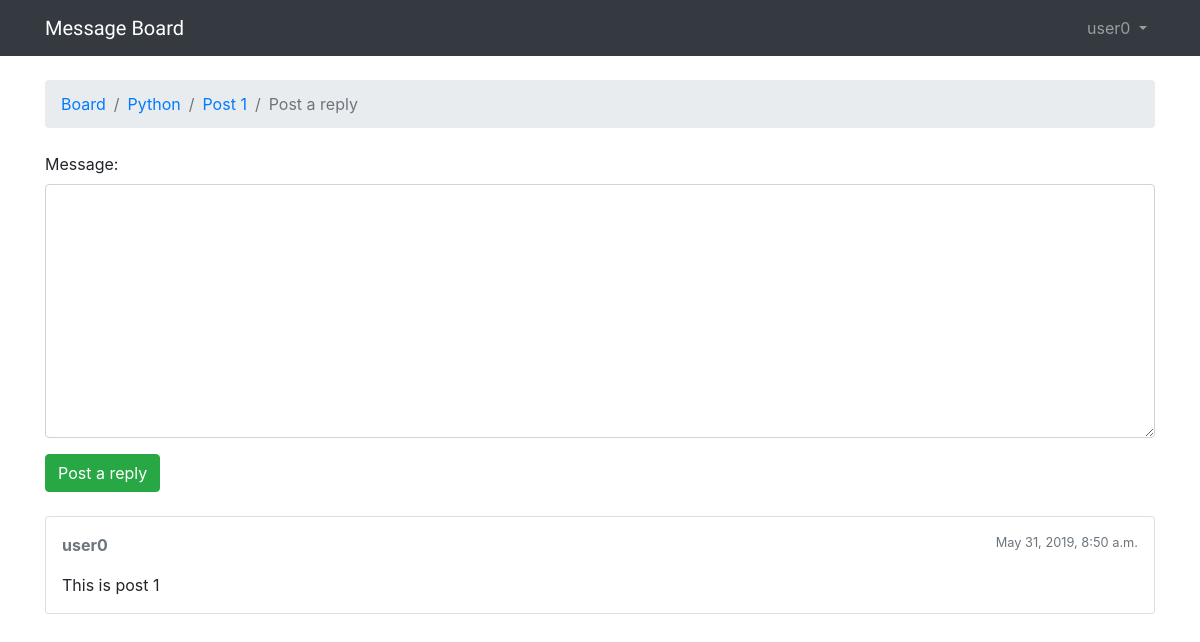
The app's page /boards/1/topics/1/reply/ (signed in), older data.
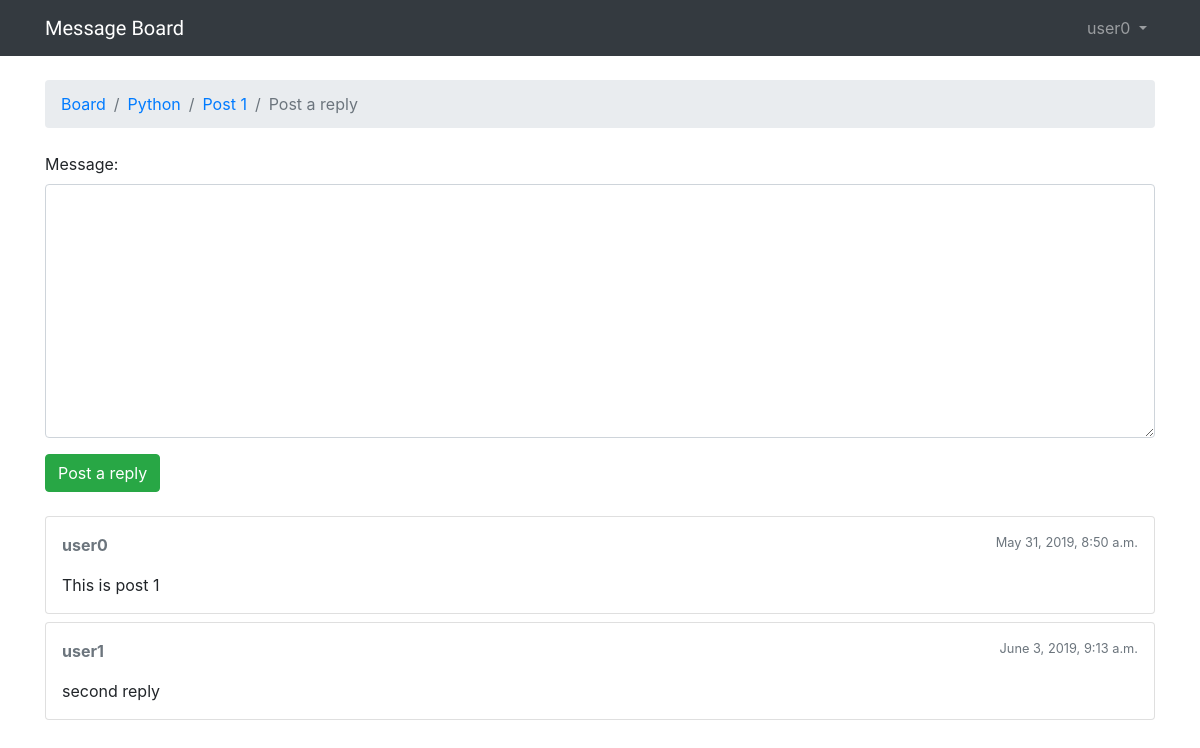
The same page, newer data.
### boards/models.py (models this page shows, shortened)
class Post(models.Model):
	message = models.TextField(max_length=4000)
	topic = models.ForeignKey(Topic, related_name='posts', on_delete=models.PROTECT)
	created_at = models.DateTimeField(auto_now_add=True)
	updated_at = models.DateTimeField(null=True)
	created_by = models.ForeignKey(User, related_name='posts', on_delete=models.PROTECT)
	updated_by = models.ForeignKey(User, null=True, related_name='+', on_delete=models.PROTECT)

### boards/views.py (the view)
# urls.py: url(r'^boards/(?P<pk>\d+)/topics/(?P<topic_pk>\d+)/reply/$', views.reply_topic, name='reply_topic'),
@login_required
def reply_topic(request, pk, topic_pk):
    topic = get_object_or_404(Topic, board__pk=pk, pk=topic_pk)
    if request.method == 'POST':
        form = PostForm(request.POST)
        if form.is_valid():
            post = form.save(commit=False)
            post.topic = topic
            post.created_by = request.user
            post.save()
            return redirect('topic_posts', pk=pk, topic_pk=topic_pk)
    else:
        form = PostForm()
    return render(request, 'reply_topic.html', {'topic': topic, 'form': form})

### boards/forms.py
class PostForm(forms.ModelForm):
    class Meta:
        model = Post
        fields = ['message', ]

### boards/templatetags/form_tags.py (called while the page is built)
@register.filter
def input_class(bound_field):
    css_class = ''
    if bound_field.form.is_bound:
        if bound_field.errors:
            css_class = 'is-invalid'
        elif field_type(bound_field) != 'PasswordInput':
            css_class = 'is-valid'
    return 'form-control {}'.format(css_class)

### templates/reply_topic.html (shortened to what this page needs)
{% extends 'base.html' %}
{% load static %}
{% block breadcrumb %}
  <li class="breadcrumb-item"><a href="{% url 'home' %}">Board</a></li>
  <li class="breadcrumb-item"><a href="{% url 'board_topics' topic.board.pk %}">{{ topic.board.name }}</a></li>
  <li class="breadcrumb-item"><a href="{% url 'topic_posts' topic.board.pk topic.pk %}">{{ topic.subject }}</a></li>
  <li class="breadcrumb-item active">Post a reply</li>
{% endblock %}
{% block content %}
  <form method="post" class="mb-4">
    {% include 'includes/form.html' %}
    <button type="submit" class="btn btn-success">Post a reply</button>
  </form>
  {% for post in topic.posts.all %}
    <div class="card mb-2">
      <div class="card-body p-3">
        <div class="row mb-3">
          <div class="col-6">
            <strong class="text-muted">{{ post.created_by.username }}</strong>
          </div>
          <div class="col-6 text-right">
            <small class="text-muted">{{ post.created_at }}</small>
          </div>
        </div>
        {{ post.message }}
      </div>
    </div>
  {% endfor %}
{% endblock %}

Row changes from the older to the newer data that the page shows:
added Post: created_by.username "user1", created_at "June 3, 2019, 9:13 a.m.", message "second reply"
